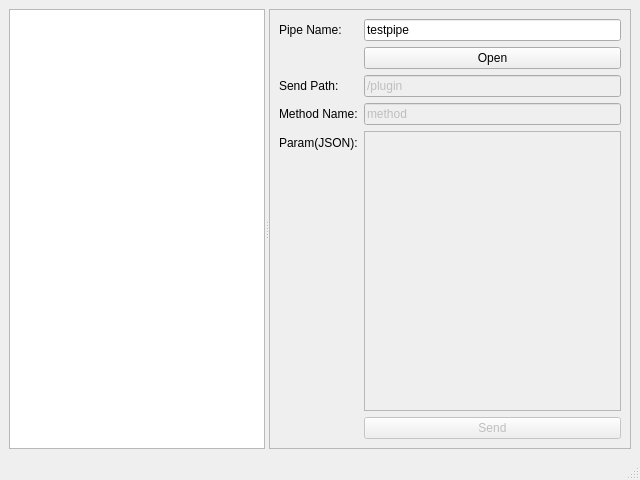
<?xml version="1.0" encoding="UTF-8"?>
<ui version="4.0">
 <class>MainWindow</class>
 <widget class="QMainWindow" name="MainWindow">
  <property name="geometry">
   <rect>
    <x>0</x>
    <y>0</y>
    <width>640</width>
    <height>480</height>
   </rect>
  </property>
  <property name="windowTitle">
   <string>MainWindow</string>
  </property>
  <widget class="QWidget" name="centralwidget">
   <layout class="QHBoxLayout" name="horizontalLayout">
    <item>
     <widget class="QSplitter" name="splitter">
      <property name="orientation">
       <enum>Qt::Horizontal</enum>
      </property>
      <widget class="QPlainTextEdit" name="Log">
       <property name="readOnly">
        <bool>true</bool>
       </property>
      </widget>
      <widget class="QFrame" name="frame">
       <property name="frameShape">
        <enum>QFrame::StyledPanel</enum>
       </property>
       <property name="frameShadow">
        <enum>QFrame::Raised</enum>
       </property>
       <layout class="QFormLayout" name="formLayout">
        <item row="0" column="0">
         <widget class="QLabel" name="label_2">
          <property name="text">
           <string>Pipe Name:</string>
          </property>
         </widget>
        </item>
        <item row="0" column="1">
         <widget class="QLineEdit" name="Pipe">
          <property name="text">
           <string>testpipe</string>
          </property>
         </widget>
        </item>
        <item row="1" column="1">
         <widget class="QPushButton" name="OpenButton">
          <property name="text">
           <string>Open</string>
          </property>
         </widget>
        </item>
        <item row="2" column="0">
         <widget class="QLabel" name="label">
          <property name="text">
           <string>Send Path:</string>
          </property>
         </widget>
        </item>
        <item row="2" column="1">
         <widget class="QLineEdit" name="Path">
          <property name="enabled">
           <bool>false</bool>
          </property>
          <property name="text">
           <string>/plugin</string>
          </property>
         </widget>
        </item>
        <item row="3" column="1">
         <widget class="QLineEdit" name="Method">
          <property name="enabled">
           <bool>false</bool>
          </property>
          <property name="text">
           <string>method</string>
          </property>
         </widget>
        </item>
        <item row="3" column="0">
         <widget class="QLabel" name="label_4">
          <property name="text">
           <string>Method Name:</string>
          </property>
         </widget>
        </item>
        <item row="4" column="1">
         <widget class="QPlainTextEdit" name="Parameter">
          <property name="enabled">
           <bool>false</bool>
          </property>
         </widget>
        </item>
        <item row="4" column="0">
         <widget class="QLabel" name="label_3">
          <property name="text">
           <string>Param(JSON):</string>
          </property>
         </widget>
        </item>
        <item row="5" column="1">
         <widget class="QPushButton" name="SendButton">
          <property name="enabled">
           <bool>false</bool>
          </property>
          <property name="text">
           <string>Send</string>
          </property>
         </widget>
        </item>
       </layout>
      </widget>
     </widget>
    </item>
   </layout>
  </widget>
  <widget class="QMenuBar" name="menubar">
   <property name="geometry">
    <rect>
     <x>0</x>
     <y>0</y>
     <width>640</width>
     <height>22</height>
    </rect>
   </property>
  </widget>
  <widget class="QStatusBar" name="statusbar"/>
 </widget>
 <resources/>
 <connections/>
</ui>
